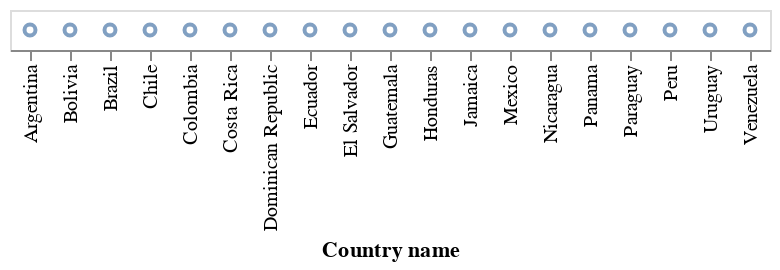

Notebook source saved alongside this figure:
### Code cell
alt.Chart(happy_lac).mark_point().encode(
x = "Country name", 

)

### Figure 1 — Vega-Lite specification as saved in the notebook (floating-point values rounded to 4 significant figures)
{"config": {"view": {"continuousWidth": 300, "continuousHeight": 300}}, "data": {"name": "data-d6f2fa7d3b46e8375cb1e664682de5f6"}, "mark": {"type": "point"}, "encoding": {"x": {"field": "Country name", "type": "nominal"}}, "$schema": "https://vega.github.io/schema/vega-lite/v5.16.3.json", "datasets": {"data-d6f2fa7d3b46e8375cb1e664682de5f6": [{"Country name": "Argentina", "year": 2022, "Life Ladder": 6.261, "Log GDP per capita": 10.01, "Social support": 0.893, "Healthy life expectancy at birth": 67.25, "Freedom to make life choices": 0.825, "Generosity": -0.128, "Perceptions of corruption": 0.81, "Positive affect": 0.724, "Negative affect": 0.284, "Regional indicator": "Latin America and Caribbean", "_merge": "both"}, {"Country name": "Bolivia", "year": 2022, "Life Ladder": 5.929, "Log GDP per capita": 9.014, "Social support": 0.824, "Healthy life expectancy at birth": 63.75, "Freedom to make life choices": 0.865, "Generosity": -0.08, "Perceptions of corruption": 0.84, "Positive affect": 0.738, "Negative affect": 0.426, "Regional indicator": "Latin America and Caribbean", "_merge": "both"}, {"Country name": "Brazil", "year": 2022, "Life Ladder": 6.257, "Log GDP per capita": 9.611, "Social support": 0.866, "Healthy life expectancy at birth": 65.92, "Freedom to make life choices": 0.83, "Generosity": -0.061, "Perceptions of corruption": 0.742, "Positive affect": 0.681, "Negative affect": 0.341, "Regional indicator": "Latin America and Caribbean", "_merge": "both"}, {"Country name": "Chile", "year": 2022, "Life Ladder": 6.415, "Log GDP per capita": 10.15, "Social support": 0.887, "Healthy life expectancy at birth": 70.45, "Freedom to make life choices": 0.793, "Generosity": -0.011, "Perceptions of corruption": 0.796, "Positive affect": 0.775, "Negative affect": 0.253, "Regional indicator": "Latin America and Caribbean", "_merge": "both"}, {"Country name": "Colombia", "year": 2022, "Life Ladder": 5.892, "Log GDP per capita": 9.66, "Social support": 0.877, "Healthy life expectancy at birth": 69.53, "Freedom to make life choices": 0.799, "Generosity": -0.162, "Perceptions of corruption": 0.863, "Positive affect": 0.762, "Negative affect": 0.306, "Regional indicator": "Latin America and Caribbean", "_merge": "both"}, {"Country name": "Costa Rica", "year": 2022, "Life Ladder": 7.077, "Log GDP per capita": 9.998, "Social support": 0.902, "Healthy life expectancy at birth": 70.0, "Freedom to make life choices": 0.91, "Generosity": -0.047, "Perceptions of corruption": 0.751, "Positive affect": 0.793, "Negative affect": 0.272, "Regional indicator": "Latin America and Caribbean", "_merge": "both"}, {"Country name": "Dominican Republic", "year": 2022, "Life Ladder": 5.518, "Log GDP per capita": 9.874, "Social support": 0.82, "Healthy life expectancy at birth": 64.6, "Freedom to make life choices": 0.853, "Generosity": -0.084, "Perceptions of corruption": 0.656, "Positive affect": 0.723, "Negative affect": 0.306, "Regional indicator": "Latin America and Caribbean", "_merge": "both"}, {"Country name": "Ecuador", "year": 2022, "Life Ladder": 5.887, "Log GDP per capita": 9.29, "Social support": 0.825, "Healthy life expectancy at birth": 69.25, "Freedom to make life choices": 0.759, "Generosity": -0.08, "Perceptions of corruption": 0.866, "Positive affect": 0.777, "Negative affect": 0.356, "Regional indicator": "Latin America and Caribbean", "_merge": "both"}, {"Country name": "El Salvador", "year": 2022, "Life Ladder": 6.492, "Log GDP per capita": 9.135, "Social support": 0.772, "Healthy life expectancy at birth": 65.95, "Freedom to make life choices": 0.914, "Generosity": -0.112, "Perceptions of corruption": 0.621, "Positive affect": 0.823, "Negative affect": 0.296, "Regional indicator": "Latin America and Caribbean", "_merge": "both"}, {"Country name": "Guatemala", "year": 2022, "Life Ladder": 6.15, "Log GDP per capita": 9.116, "Social support": 0.806, "Healthy life expectancy at birth": 62.9, "Freedom to make life choices": 0.856, "Generosity": -0.057, "Perceptions of corruption": 0.835, "Positive affect": 0.835, "Negative affect": 0.263, "Regional indicator": "Latin America and Caribbean", "_merge": "both"}, {"Country name": "Honduras", "year": 2022, "Life Ladder": 5.932, "Log GDP per capita": 8.645, "Social support": 0.729, "Healthy life expectancy at birth": 64.28, "Freedom to make life choices": 0.851, "Generosity": 0.081, "Perceptions of corruption": 0.834, "Positive affect": 0.775, "Negative affect": 0.289, "Regional indicator": "Latin America and Caribbean", "_merge": "both"}, {"Country name": "Jamaica", "year": 2022, "Life Ladder": 5.87, "Log GDP per capita": 9.198, "Social support": 0.868, "Healthy life expectancy at birth": 66.6, "Freedom to make life choices": 0.874, "Generosity": -0.088, "Perceptions of corruption": 0.91, "Positive affect": 0.718, "Negative affect": 0.269, "Regional indicator": "Latin America and Caribbean", "_merge": "both"}, {"Country name": "Mexico", "year": 2022, "Life Ladder": 7.038, "Log GDP per capita": 9.876, "Social support": 0.858, "Healthy life expectancy at birth": 65.8, "Freedom to make life choices": 0.861, "Generosity": -0.121, "Perceptions of corruption": 0.78, "Positive affect": 0.818, "Negative affect": 0.205, "Regional indicator": "Latin America and Caribbean", "_merge": "both"}, {"Country name": "Nicaragua", "year": 2022, "Life Ladder": 6.392, "Log GDP per capita": 8.664, "Social support": 0.844, "Healthy life expectancy at birth": 65.72, "Freedom to make life choices": 0.914, "Generosity": -0.001, "Perceptions of corruption": 0.57, "Positive affect": 0.787, "Negative affect": 0.339, "Regional indicator": "Latin America and Caribbean", "_merge": "both"}, {"Country name": "Panama", "year": 2022, "Life Ladder": 5.979, "Log GDP per capita": 10.33, "Social support": 0.891, "Healthy life expectancy at birth": 69.0, "Freedom to make life choices": 0.899, "Generosity": -0.121, "Perceptions of corruption": 0.887, "Positive affect": 0.821, "Negative affect": 0.259, "Regional indicator": "Latin America and Caribbean", "_merge": "both"}, {"Country name": "Paraguay", "year": 2022, "Life Ladder": 6.138, "Log GDP per capita": 9.508, "Social support": 0.899, "Healthy life expectancy at birth": 65.95, "Freedom to make life choices": 0.922, "Generosity": -0.011, "Perceptions of corruption": 0.839, "Positive affect": 0.821, "Negative affect": 0.238, "Regional indicator": "Latin America and Caribbean", "_merge": "both"}, {"Country name": "Peru", "year": 2022, "Life Ladder": 5.892, "Log GDP per capita": 9.449, "Social support": 0.823, "Healthy life expectancy at birth": 70.03, "Freedom to make life choices": 0.764, "Generosity": -0.178, "Perceptions of corruption": 0.884, "Positive affect": 0.755, "Negative affect": 0.378, "Regional indicator": "Latin America and Caribbean", "_merge": "both"}, {"Country name": "Uruguay", "year": 2022, "Life Ladder": 6.671, "Log GDP per capita": 10.08, "Social support": 0.905, "Healthy life expectancy at birth": 67.5, "Freedom to make life choices": 0.878, "Generosity": -0.052, "Perceptions of corruption": 0.631, "Positive affect": 0.775, "Negative affect": 0.267, "Regional indicator": "Latin America and Caribbean", "_merge": "both"}, {"Country name": "Venezuela", "year": 2022, "Life Ladder": 5.949, "Log GDP per capita": null, "Social support": 0.899, "Healthy life expectancy at birth": 63.88, "Freedom to make life choices": 0.77, "Generosity": null, "Perceptions of corruption": 0.798, "Positive affect": 0.754, "Negative affect": 0.292, "Regional indicator": "Latin America and Caribbean", "_merge": "both"}]}}
